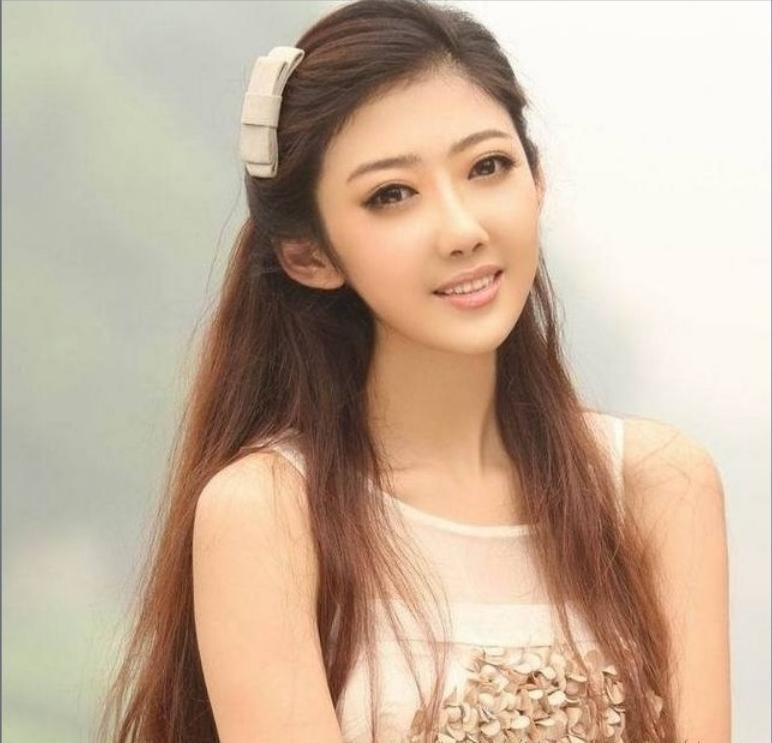
//> input picture connectedComponents/1_img.jpg, 772 x 743 px
$ ./hist_example connectedComponents/1_img.jpg   (built with g++ and OpenCV 4)
//> lines starting //> are read from the running program, lines starting //| are printed output that depends on the picture
#include "opencv2/highgui.hpp"
//#include "opencv2/imgcodecs.hpp"
#include "opencv2/imgproc.hpp"
#include <iostream>
using namespace std;
using namespace cv;
int main(int argc, char** argv)
{
 //   CommandLineParser parser( argc, argv, "{@input | ../data/lena.jpg | input image}" );
    Mat src = imread(argv[1]);//parser.get<String>( "@input" ), IMREAD_COLOR );
//> src is the input picture: 743 rows x 772 cols, CV_8UC3; mean B, G, R 155.8, 176.4, 198.2
    if( src.empty() )
    {
        return -1;
    }
    vector<Mat> bgr_planes;
    split( src, bgr_planes );
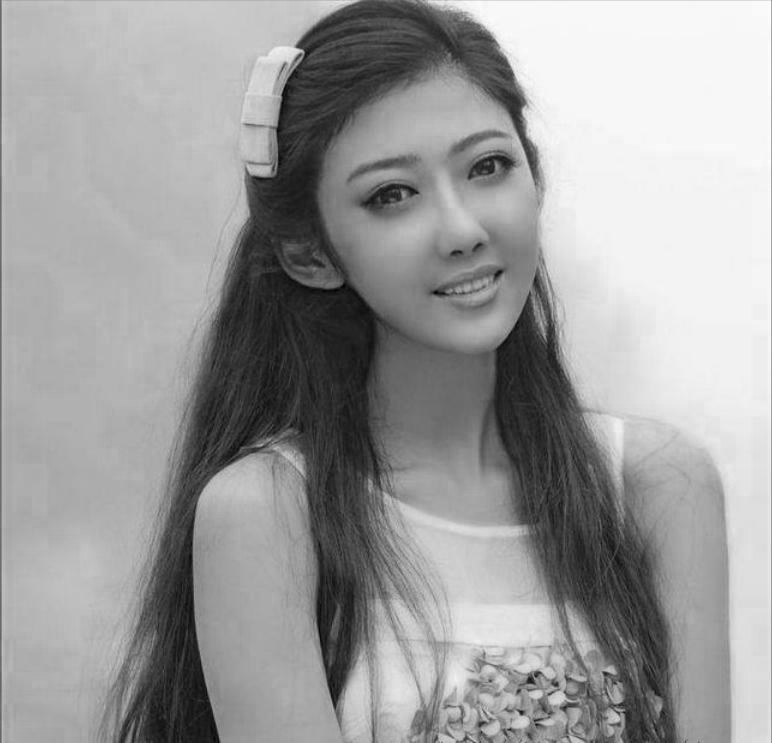
//> bgr_planes[0]: 743 rows x 772 cols, CV_8UC1; min 0, max 255, mean 155.8
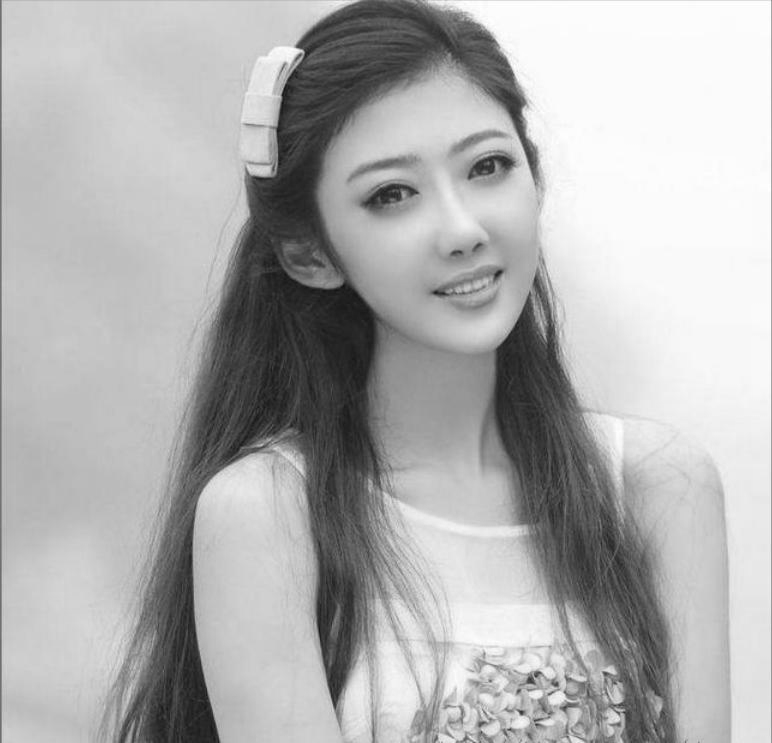
//> bgr_planes[1]: 743 rows x 772 cols, CV_8UC1; min 16, max 255, mean 176.4
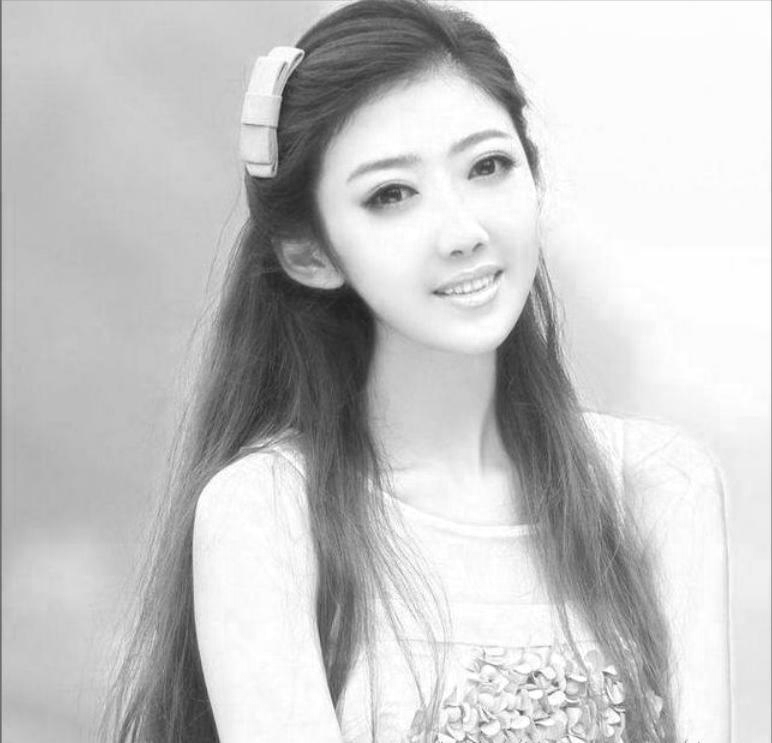
//> bgr_planes[2]: 743 rows x 772 cols, CV_8UC1; min 31, max 255, mean 198.2
    int histSize = 256;
    float range[] = { 0,10 }; //the upper boundary is exclusive
    const float* histRange = { range };
    bool uniform = true, accumulate = false;
    Mat b_hist, g_hist, r_hist;
    calcHist( &bgr_planes[0], 1, 0, Mat(), b_hist, 1, &histSize, &histRange, uniform, accumulate );
//> b_hist = 256 values, max 6 at index 76, min 0 at index 1, mean 0.129
    calcHist( &bgr_planes[1], 1, 0, Mat(), g_hist, 1, &histSize, &histRange, uniform, accumulate );
//> g_hist = 256 values from 0 to 0
    calcHist( &bgr_planes[2], 1, 0, Mat(), r_hist, 1, &histSize, &histRange, uniform, accumulate );
//> r_hist = 256 values from 0 to 0
    int hist_w = 512, hist_h = 400;
    int bin_w = cvRound( (double) hist_w/histSize );
    Mat histImage( hist_h, hist_w, CV_8UC3, Scalar( 0,0,0) );
    normalize(b_hist, b_hist, 0, histImage.rows, NORM_MINMAX, -1, Mat() );
//> b_hist = 256 values, max 400 at index 76, min 0 at index 1, mean 8.59
    normalize(g_hist, g_hist, 0, histImage.rows, NORM_MINMAX, -1, Mat() );
    normalize(r_hist, r_hist, 0, histImage.rows, NORM_MINMAX, -1, Mat() );
    for( int i = 1; i < histSize; i++ )
    {
        line( histImage, Point( bin_w*(i-1), hist_h - cvRound(b_hist.at<float>(i-1)) ),
              Point( bin_w*(i), hist_h - cvRound(b_hist.at<float>(i)) ),
              Scalar( 255, 0, 0), 2, 8, 0  );
 /*       line( histImage, Point( bin_w*(i-1), hist_h - cvRound(g_hist.at<float>(i-1)) ),
              Point( bin_w*(i), hist_h - cvRound(g_hist.at<float>(i)) ),
              Scalar( 0, 255, 0), 2, 8, 0  );
        line( histImage, Point( bin_w*(i-1), hist_h - cvRound(r_hist.at<float>(i-1)) ),
              Point( bin_w*(i), hist_h - cvRound(r_hist.at<float>(i)) ),
              Scalar( 0, 0, 255), 2, 8, 0  );
   */ }
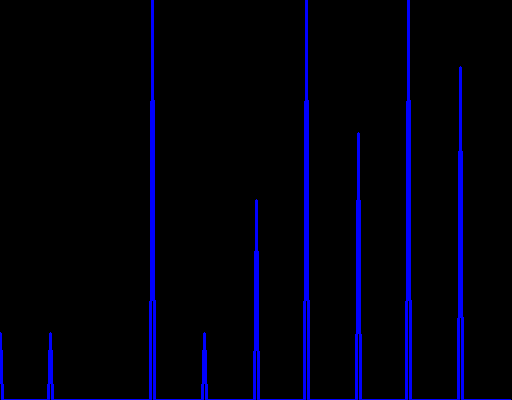
//> histImage: 400 rows x 512 cols, CV_8UC3; mean B, G, R 13.4, 0, 0
    imshow("Source image", src );
    imshow("calcHist Demo", histImage );
    waitKey(60000000);
    return 0;
}
